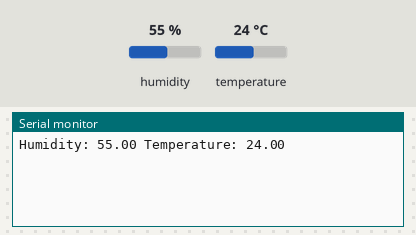
Simulated run of this sketch. Board: Arduino Uno, built with avr-gcc and run on an emulated ATmega328P. On the bench: the last lines printed to the serial monitor. The inputs (shaded band) are chosen by the test bench; at power-on: humidity 55 %, temperature 24 °C.

Above: at 3.2 s.
3.3 s: humidity set to 22 %
At 4.6 s:
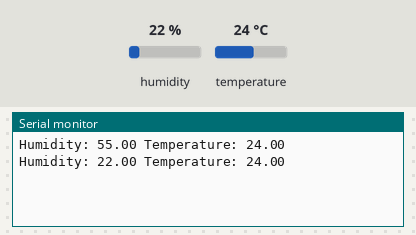
6.0 s: temperature set to 12 °C
At 6.4 s:
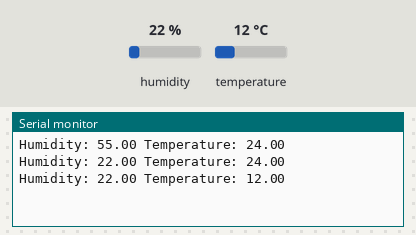
8.7 s: humidity set to 40 %
At 11.1 s:
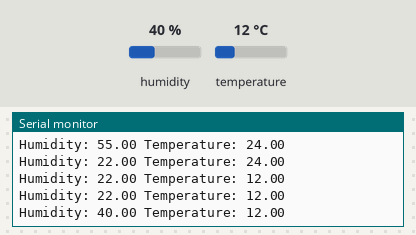
Timing chart, 0 to 12.6 s (numbered marks = the images above; inputs shaded):
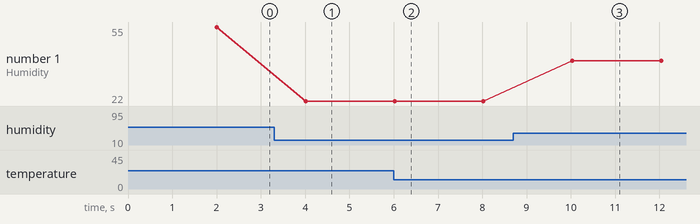

Measured:
- after the input at 3.3 s, the serial monitor: prints a new line after 0.71 s (image 1)
- after the input at 6.0 s, the serial monitor: prints a new line at once (image 2)
- after the input at 8.7 s, the serial monitor: prints a new line after 1.3 s (image 3)
- plotted number 1: 55 → 22 after the input at 3.3 s, 22 → 40 after the input at 8.7 s

The sketch:

DHT22.ino
```cpp
#include <DHT.h>; //Adafruit DHT library
DHT dht(7, DHT22);

float humidity;
float temperature;

void setup()
{
  Serial.begin(9600);
  dht.begin();
  delay(2000); //This is required to give the DHT time to start/stabilise
}

void loop()
{
    humidity    = dht.readHumidity();
    temperature = dht.readTemperature();

    Serial.print("Humidity: ");
    Serial.print(humidity);
    Serial.print(" Temperature: ");
    Serial.println(temperature);
    delay(2000);
}
```
